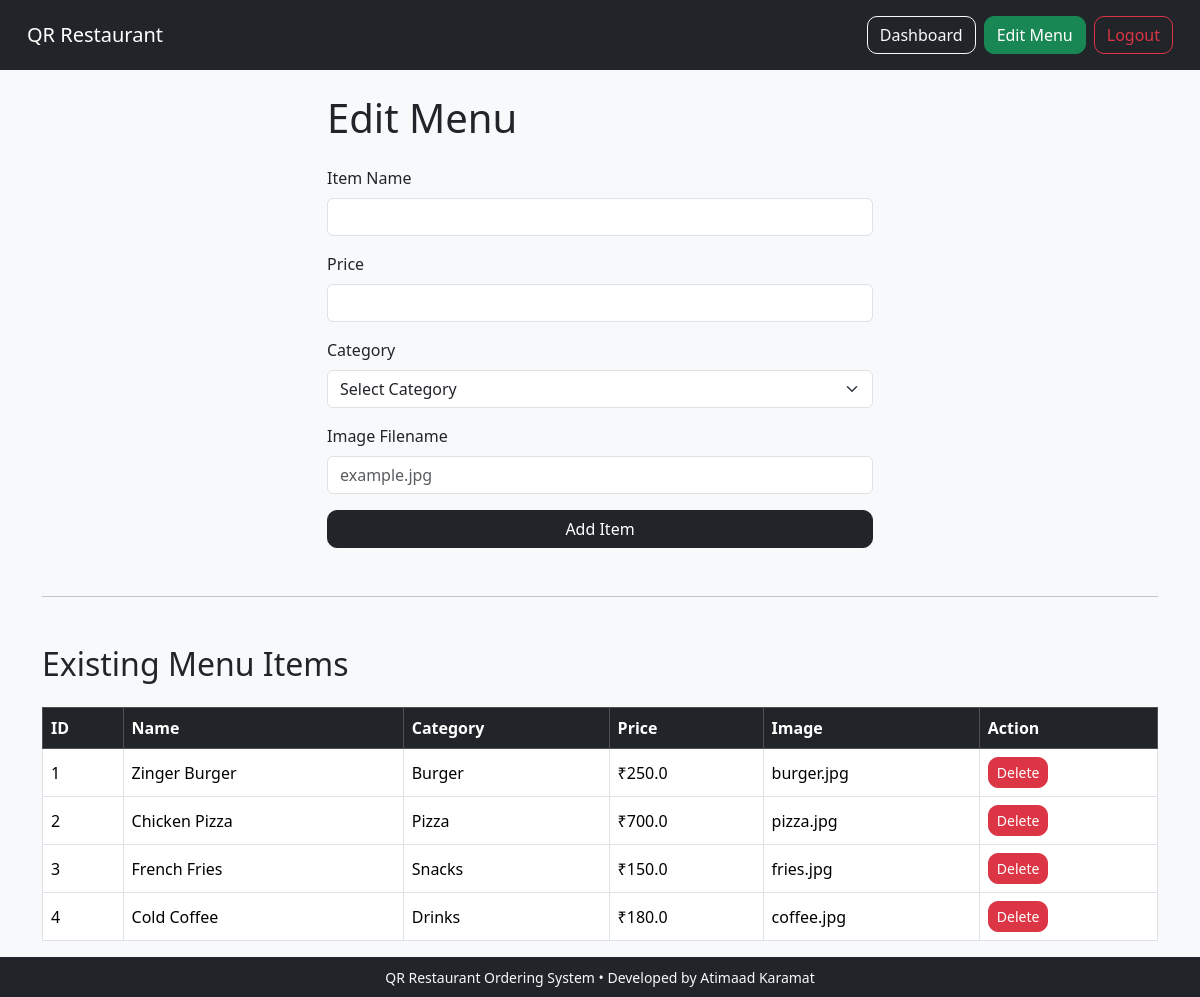
Screenshot of /edit_menu (signed in) with the database file from the repository.
### tables this page shows
CREATE TABLE menu_items (
    id INTEGER PRIMARY KEY AUTOINCREMENT,
    name TEXT NOT NULL,
    price REAL NOT NULL,
    category TEXT NOT NULL,
    image TEXT
);

### app.py (the view, shortened to what this page needs)
@app.route("/edit_menu", methods=["GET", "POST"])
def edit_menu():
    if "admin_id" not in session:
        return redirect("/login")
    conn = get_db_connection()
    menu_items = conn.execute("""
        SELECT * FROM menu_items
    """).fetchall()
    conn.close()
    return render_template(
        "edit_menu.html",
        menu_items=menu_items
    )

### app.py (called while the page is built)
def get_db_connection():
    conn = sqlite3.connect("restaurant.db")
    conn.row_factory = sqlite3.Row
    return conn

### templates/edit_menu.html (shortened to what this page needs)
{% extends "layout.html" %}
{% block body %}
<div class="row justify-content-center">
    <div class="col-md-6">
        <h1 class="mb-4">
            Edit Menu
        </h1>
        <form action="/edit_menu" method="POST">
            <div class="mb-3">
                <label class="form-label">
                    Item Name
                </label>
                <input
                    type="text"
                    name="name"
                    class="form-control"
                    required
                >
            </div>
            <div class="mb-3">
                <label class="form-label">
                    Price
                </label>
                <input
                    type="number"
                    step="0.01"
                    name="price"
                    class="form-control"
                    required
                >
            </div>
            <div class="mb-3">
                <label class="form-label">
                    Category
                </label>
                <select
                    name="category"
                    class="form-select"
                    required
                >
                    <option value="">
                        Select Category
                    </option>
                </select>
            </div>
            <div class="mb-3">
                <label class="form-label">
                    Image Filename
                </label>
                <input
                    type="text"
                    name="image"
                    class="form-control"
                    placeholder="example.jpg"
                    required
                >
            </div>
            <button class="btn btn-dark w-100">
                Add Item
            </button>
        </form>
    </div>
</div>
<hr class="my-5">
<h2 class="mb-4">
    Existing Menu Items
</h2>
<div class="table-responsive">
    <table class="table table-bordered table-hover align-middle">
        <thead class="table-dark">
            <tr>
                <th>ID</th>
                <th>Name</th>
                <th>Category</th>
                <th>Price</th>
                <th>Image</th>
                <th>Action</th>
            </tr>
        </thead>
        <tbody>
            {% for item in menu_items %}
            <tr>
                <td>{{ item['id'] }}</td>
                <td>{{ item['name'] }}</td>
                <td>{{ item['category'] }}</td>
                <td>₹{{ item['price'] }}</td>
                <td>{{ item['image'] }}</td>
                <td>
                    <form
                        action="/delete_item/{{ item['id'] }}"
                        method="POST"
                    >
                        <button
                            class="btn btn-danger btn-sm"
                            onclick="return confirm('Delete this item?')"
                        >
                            Delete
                        </button>
                    </form>
                </td>
            </tr>
            {% endfor %}
        </tbody>
    </table>
</div>
{% endblock %}

### static/style.css (style rules this page uses)
body { background-color: #f8f9fa; }
.btn { border-radius: 10px; }

### rows the page displays
menu_items: id "1", name "Zinger Burger", category "Burger", price "250.0", image "burger.jpg"
menu_items: id "2", name "Chicken Pizza", category "Pizza", price "700.0", image "pizza.jpg"
menu_items: id "3", name "French Fries", category "Snacks", price "150.0", image "fries.jpg"
menu_items: id "4", name "Cold Coffee", category "Drinks", price "180.0", image "coffee.jpg"
